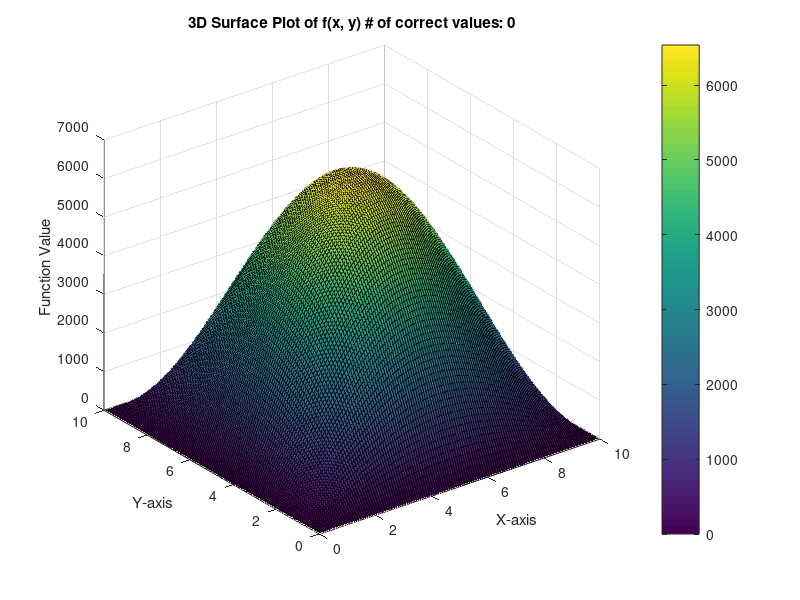

This chart was generated by the following MATLAB code:
clc, clearvars, close all

n = 2^7;
L = 10; % Define the length of the domain
dx = 10/(n-1); % Define the step size

x = 0:dx:L;
y = 0:dx:L;

[X, Y] = meshgrid(x, y);

f = (sin(pi*X/L))^2 .* (sin(pi*Y/L))^2; %((1 - cos(2*pi*X/L))/2 .* (1 - cos(2*pi*Y/L))/2)/3; %Function to test

correctValues = 0;
shift = n/2;

for i = 1:(n-shift)
    for j = 1:(n-shift)
        val = f(i,j) + f(i+shift, j) + f(i, j+shift);
        
        if abs(val - 1) < 1e-6
            correctValues = correctValues + 1;
        end
    end
end

figure (1)
surf(X, Y, f);
colorbar();
xlabel('X-axis');
ylabel('Y-axis');
zlabel('Function Value');
title(['3D Surface Plot of f(x, y) ' ...
    '# of correct values: ' num2str(correctValues)]);
